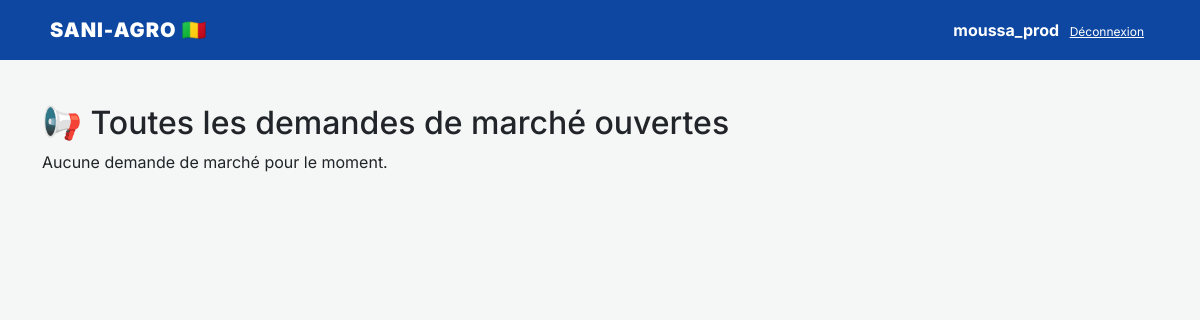
/demandes-marche/ (signed in), run on an earlier commit of the app's database.
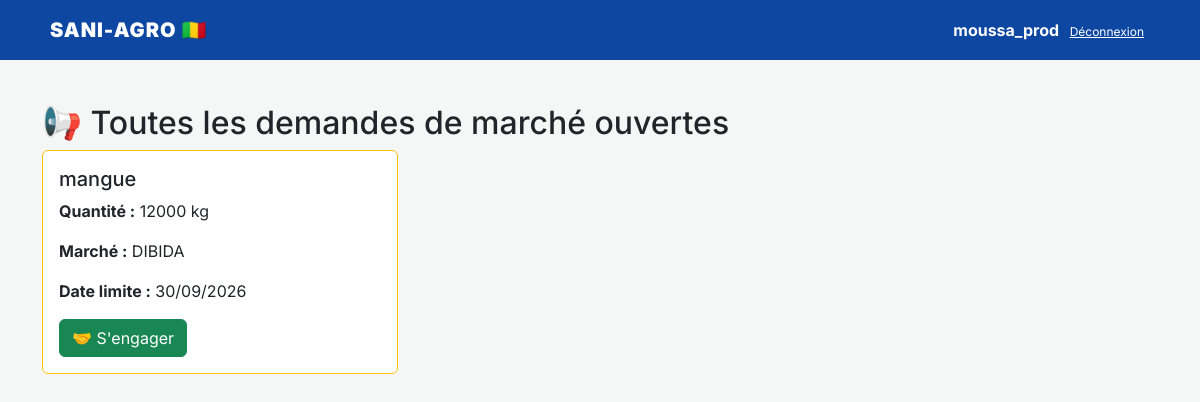
And on a later commit of the database.
### gestion_agro/models.py (models this page shows, shortened)
class DemandeMarche(models.Model):
    STATUT_CHOICES = [
        ('OUVERTE', 'Ouverte'),
        ('ATTRIBUEE', 'Attribuée'),
        ('SATISFAITE', 'Satisfaite'),
        ('EXPIREE', 'Expirée'),
    ]
    commercant = models.ForeignKey(Commercant, on_delete=models.CASCADE, related_name='demandes')
    produit = models.CharField(max_length=100)
    quantite = models.PositiveIntegerField()
    date_besoin = models.DateField()
    marche = models.CharField(max_length=100)
    date_publication = models.DateTimeField(auto_now_add=True)
    producteur_engage = models.ForeignKey(
        Producteur,
        null=True,
        blank=True,
        on_delete=models.SET_NULL,
        related_name='demandes_engagees'
    )
    statut = models.CharField(max_length=20, choices=STATUT_CHOICES, default='OUVERTE')

### gestion_agro/views.py (the view)
# urls.py: path('demandes-marche/', views.demandes_marche_producteur, name='demandes_marche_producteur'),
@login_required
def demandes_marche_producteur(request):
    if not hasattr(request.user, 'producteur_profil'):
        messages.error(request, "Accès réservé aux producteurs.")
        return redirect('direction_vue')
    demandes = DemandeMarche.objects.filter(statut='OUVERTE').order_by('-date_publication')
    return render(request, 'gestion_agro/demandes_marche.html', {'demandes': demandes})

### gestion_agro/context_processors.py (called while the page is built)
def notifications_non_lues(request):
    if request.user.is_authenticated:
        notif_count = Notification.objects.filter(destinataire=request.user, lu=False).count()
        dernieres_notifs = Notification.objects.filter(destinataire=request.user, lu=False).order_by('-date_creation')[:5]
        return {
            'notif_count': notif_count,
            'dernieres_notifs': dernieres_notifs
        }
    return {'notif_count': 0, 'dernieres_notifs': []}

### templates/gestion_agro/demandes_marche.html
{% extends 'gestion_agro/base.html' %}
{% block content %}
<div class="container mt-4">
    <h2>📢 Toutes les demandes de marché ouvertes</h2>
    {% if demandes %}
        <div class="row">
            {% for d in demandes %}
            <div class="col-md-4 mb-4">
                <div class="card border-warning">
                    <div class="card-body">
                        <h5 class="card-title">{{ d.produit }}</h5>
                        <p><strong>Quantité :</strong> {{ d.quantite }} kg</p>
                        <p><strong>Marché :</strong> {{ d.marche }}</p>
                        <p><strong>Date limite :</strong> {{ d.date_besoin|date:"d/m/Y" }}</p>
                        <a href="{% url 's_engager_demande' d.id %}" class="btn btn-success">🤝 S'engager</a>
                    </div>
                </div>
            </div>
            {% endfor %}
        </div>
    {% else %}
        <p>Aucune demande de marché pour le moment.</p>
    {% endif %}
</div>
{% endblock %}

What changed in the data, as far as the page shows it:
added DemandeMarche: produit "mangue", quantite "12000", marche "DIBIDA", date_besoin "30/09/2026"
Also different on the page:
text no longer shown: "Aucune demande de marché pour le moment."
